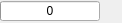
<?xml version="1.0" encoding="UTF-8"?>
<ui version="4.0">
 <class>WordGoalProgressBar</class>
 <widget class="QWidget" name="WordGoalProgressBar">
  <property name="geometry">
   <rect>
    <x>0</x>
    <y>0</y>
    <width>122</width>
    <height>23</height>
   </rect>
  </property>
  <property name="windowTitle">
   <string>Form</string>
  </property>
  <property name="toolTip">
   <string>Session word count</string>
  </property>
  <property name="locale">
   <locale language="English" country="UnitedStates"/>
  </property>
  <layout class="QHBoxLayout" name="horizontalLayout">
   <property name="spacing">
    <number>0</number>
   </property>
   <property name="margin">
    <number>0</number>
   </property>
   <item>
    <widget class="QProgressBar" name="progressBar">
     <property name="maximumSize">
      <size>
       <width>100</width>
       <height>20</height>
      </size>
     </property>
     <property name="maximum">
      <number>1000</number>
     </property>
     <property name="value">
      <number>0</number>
     </property>
     <property name="format">
      <string>%v</string>
     </property>
    </widget>
   </item>
   <item>
    <widget class="QLabel" name="wordGoalLabel">
     <property name="toolTip">
      <string>Target word count for this session</string>
     </property>
     <property name="text">
      <string/>
     </property>
    </widget>
   </item>
  </layout>
 </widget>
 <resources/>
 <connections/>
</ui>
